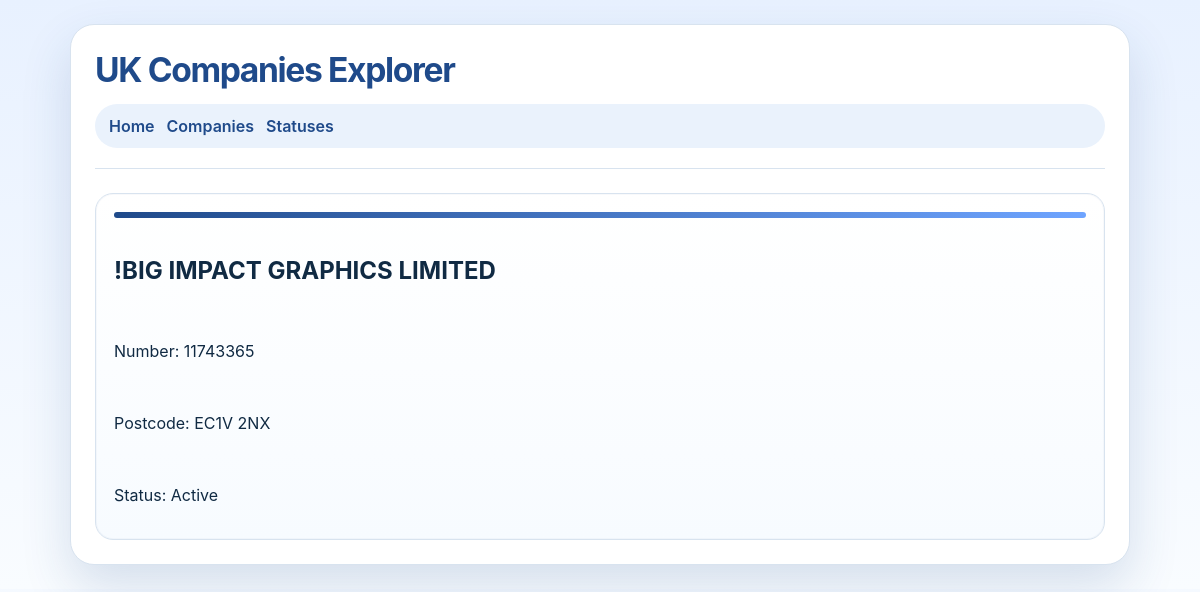
Screenshot of /companies/3 with the database file from the repository.
### models.py (models this page shows)
class Company(db.Model):
    id = db.Column(db.Integer, primary_key=True)
    name = db.Column(db.String(300), nullable=False)
    number = db.Column(db.String(50))
    postcode = db.Column(db.String(20))
    status_id = db.Column(db.Integer, db.ForeignKey("status.id"), nullable=False)

class Status(db.Model):
    id = db.Column(db.Integer, primary_key=True)
    status_name = db.Column(db.String(200), nullable=False)
    companies = db.relationship("Company", backref="status", lazy=True)

### app.py (the view)
    @app.route("/companies/<int:company_id>")
    def company_detail(company_id):
        company = Company.query.get(company_id)
        if company is None:
            abort(404)
        return render_template("company_detail.html", company=company)

### templates/company_detail.html
{% extends "base.html" %}
{% block content %}
<h2>{{ company.name }}</h2>
<p>Number: {{ company.number }}</p>
<p>Postcode: {{ company.postcode }}</p>
<p>Status: {{ company.status.status_name }}</p>
{% endblock %}

### templates/base.html (style rules this page uses)
:root { color-scheme: light; --bg: #f6fbff; --panel: #ffffff; --accent: #1f4a8a; --accent-soft: #eaf2fc; --text: #102a43; --border: #d8e3ef; --shadow: rgba(31, 74, 138, 0.16); }
* { box-sizing: border-box; }
html, body { margin: 0; min-height: 100%; font-family: Inter, system-ui, -apple-system, BlinkMacSystemFont, sans-serif; background: linear-gradient(180deg, #e8f1ff 0%, #f9fcff 100%); color: var(--text); }
body { padding: 24px; }

### rows the page displays
Company: name "!BIG IMPACT GRAPHICS LIMITED", number "11743365", postcode "EC1V 2NX"
Status: status.status_name "Active"
